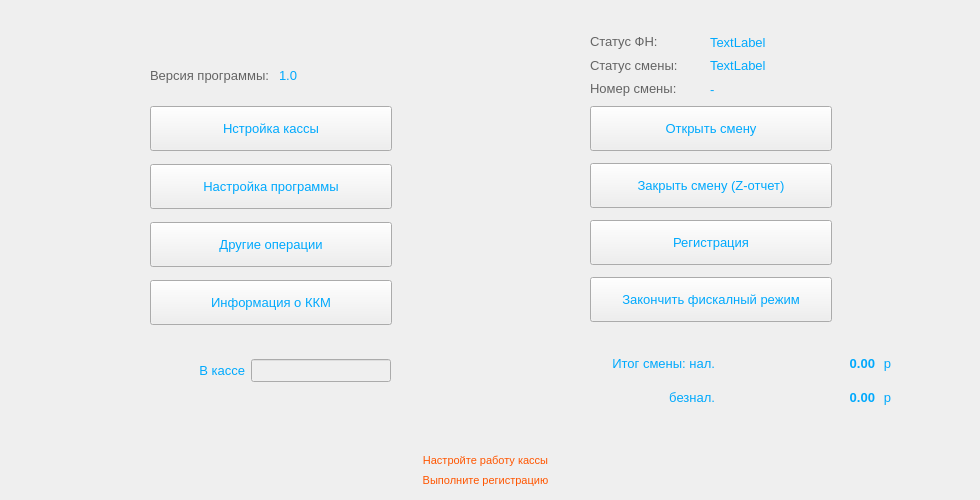
    <widget class="QWidget" name="kkm">
     <attribute name="title">
      <string>ККМ</string>
     </attribute>
     <widget class="QWidget" name="verticalLayoutWidget">
      <property name="geometry">
       <rect>
        <x>150</x>
        <y>100</y>
        <width>242</width>
        <height>231</height>
       </rect>
      </property>
      <layout class="QVBoxLayout" name="verticalLayout" stretch="0,0,0,0">
       <property name="spacing">
        <number>7</number>
       </property>
       <property name="sizeConstraint">
        <enum>QLayout::SetDefaultConstraint</enum>
       </property>
       <property name="topMargin">
        <number>0</number>
       </property>
       <property name="rightMargin">
        <number>0</number>
       </property>
       <property name="bottomMargin">
        <number>0</number>
       </property>
       <item>
        <widget class="QPushButton" name="setting_kkm">
         <property name="enabled">
          <bool>true</bool>
         </property>
         <property name="minimumSize">
          <size>
           <width>240</width>
           <height>45</height>
          </size>
         </property>
         <property name="font">
          <font>
           <pointsize>10</pointsize>
          </font>
         </property>
         <property name="styleSheet">
          <string notr="true">color :rgb(0, 169, 253)</string>
         </property>
         <property name="text">
          <string>Нстройка кассы</string>
         </property>
        </widget>
       </item>
       <item>
        <widget class="QPushButton" name="setting_prog">
         <property name="minimumSize">
          <size>
           <width>240</width>
           <height>45</height>
          </size>
         </property>
         <property name="font">
          <font>
           <pointsize>10</pointsize>
          </font>
         </property>
         <property name="styleSheet">
          <string notr="true">color :rgb(0, 169, 253)</string>
         </property>
         <property name="text">
          <string>Настройка программы</string>
         </property>
        </widget>
       </item>
       <item>
        <widget class="QPushButton" name="other_commands">
         <property name="minimumSize">
          <size>
           <width>240</width>
           <height>45</height>
          </size>
         </property>
         <property name="font">
          <font>
           <pointsize>10</pointsize>
          </font>
         </property>
         <property name="styleSheet">
          <string notr="true">color :rgb(0, 169, 253)</string>
         </property>
         <property name="text">
          <string>Другие операции</string>
         </property>
        </widget>
       </item>
       <item>
        <widget class="QPushButton" name="info">
         <property name="minimumSize">
          <size>
           <width>240</width>
           <height>45</height>
          </size>
         </property>
         <property name="font">
          <font>
           <pointsize>10</pointsize>
          </font>
         </property>
         <property name="styleSheet">
          <string notr="true">color :rgb(0, 169, 253)</string>
         </property>
         <property name="text">
          <string>Информация о ККМ</string>
         </property>
        </widget>
       </item>
      </layout>
     </widget>
     <widget class="QWidget" name="verticalLayoutWidget_2">
      <property name="geometry">
       <rect>
        <x>590</x>
        <y>100</y>
        <width>242</width>
        <height>231</height>
       </rect>
      </property>
      <layout class="QVBoxLayout" name="verticalLayout_2">
       <item>
        <widget class="QPushButton" name="open_shift">
         <property name="minimumSize">
          <size>
           <width>240</width>
           <height>45</height>
          </size>
         </property>
         <property name="font">
          <font>
           <pointsize>10</pointsize>
          </font>
         </property>
         <property name="styleSheet">
          <string notr="true">color :rgb(0, 169, 253)</string>
         </property>
         <property name="text">
          <string>Открыть смену</string>
         </property>
        </widget>
       </item>
       <item>
        <widget class="QPushButton" name="close_shift">
         <property name="minimumSize">
          <size>
           <width>240</width>
           <height>45</height>
          </size>
         </property>
         <property name="font">
          <font>
           <pointsize>10</pointsize>
          </font>
         </property>
         <property name="styleSheet">
          <string notr="true">color :rgb(0, 169, 253)</string>
         </property>
         <property name="text">
          <string>Закрыть смену (Z-отчет)</string>
         </property>
        </widget>
       </item>
       <item>
        <widget class="QPushButton" name="buttonFiscal">
         <property name="minimumSize">
          <size>
           <width>240</width>
           <height>45</height>
          </size>
         </property>
         <property name="font">
          <font>
           <pointsize>10</pointsize>
          </font>
         </property>
         <property name="styleSheet">
          <string notr="true">color :rgb(0, 169, 253)</string>
         </property>
         <property name="text">
          <string>Регистрация</string>
         </property>
        </widget>
       </item>
       <item>
        <widget class="QPushButton" name="buttonFiscalEnd">
         <property name="minimumSize">
          <size>
           <width>240</width>
           <height>45</height>
          </size>
         </property>
         <property name="font">
          <font>
           <pointsize>10</pointsize>
          </font>
         </property>
         <property name="styleSheet">
          <string notr="true">color :rgb(0, 169, 253)</string>
         </property>
         <property name="text">
          <string>Закончить фискалный режим</string>
         </property>
        </widget>
       </item>
      </layout>
     </widget>
     <widget class="QWidget" name="horizontalLayoutWidget">
      <property name="geometry">
       <rect>
        <x>150</x>
        <y>350</y>
        <width>241</width>
        <height>41</height>
       </rect>
      </property>
      <layout class="QHBoxLayout" name="horizontalLayout">
       <item>
        <widget class="QLabel" name="label_summ">
         <property name="font">
          <font>
           <pointsize>10</pointsize>
          </font>
         </property>
         <property name="styleSheet">
          <string notr="true">color :rgb(0, 169, 253)</string>
         </property>
         <property name="text">
          <string>&lt;html&gt;&lt;head/&gt;&lt;body&gt;&lt;p align=&quot;right&quot;&gt;В кассе&lt;/p&gt;&lt;/body&gt;&lt;/html&gt;</string>
         </property>
        </widget>
       </item>
       <item>
        <widget class="QLineEdit" name="line_summ">
         <property name="enabled">
          <bool>false</bool>
         </property>
         <property name="maximumSize">
          <size>
           <width>140</width>
           <height>16777215</height>
          </size>
         </property>
         <property name="font">
          <font>
           <pointsize>10</pointsize>
           <weight>75</weight>
           <bold>true</bold>
          </font>
         </property>
         <property name="layoutDirection">
          <enum>Qt::LeftToRight</enum>
         </property>
         <property name="styleSheet">
          <string notr="true">color :rgb(0, 169, 253)</string>
         </property>
         <property name="inputMask">
          <string/>
         </property>
         <property name="alignment">
          <set>Qt::AlignRight|Qt::AlignTrailing|Qt::AlignVCenter</set>
         </property>
        </widget>
       </item>
      </layout>
     </widget>
     <widget class="QWidget" name="horizontalLayoutWidget_3">
      <property name="geometry">
       <rect>
        <x>560</x>
        <y>350</y>
        <width>331</width>
        <height>61</height>
       </rect>
      </property>
      <layout class="QHBoxLayout" name="horizontalLayout_3">
       <item>
        <layout class="QVBoxLayout" name="verticalLayout_6">
         <item>
          <widget class="QLabel" name="itog_smen">
           <property name="styleSheet">
            <string notr="true">color :rgb(0, 169, 253);font-size :10</string>
           </property>
           <property name="text">
            <string>&lt;html&gt;&lt;head/&gt;&lt;body&gt;&lt;p align=&quot;right&quot;&gt;&lt;span style=&quot; font-size:10pt;&quot;&gt;Итог смены: нал.&lt;/span&gt;&lt;/p&gt;&lt;/body&gt;&lt;/html&gt;</string>
           </property>
          </widget>
         </item>
         <item>
          <widget class="QLabel" name="beznal">
           <property name="styleSheet">
            <string notr="true">color :rgb(0, 169, 253);font-size :10</string>
           </property>
           <property name="text">
            <string>&lt;html&gt;&lt;head/&gt;&lt;body&gt;&lt;p align=&quot;right&quot;&gt;&lt;span style=&quot; font-size:10pt;&quot;&gt;безнал.&lt;/span&gt;&lt;/p&gt;&lt;/body&gt;&lt;/html&gt;</string>
           </property>
          </widget>
         </item>
        </layout>
       </item>
       <item>
        <layout class="QVBoxLayout" name="verticalLayout_9">
         <item>
          <widget class="QLabel" name="val_sum_nal">
           <property name="minimumSize">
            <size>
             <width>100</width>
             <height>0</height>
            </size>
           </property>
           <property name="maximumSize">
            <size>
             <width>155555</width>
             <height>16777215</height>
            </size>
           </property>
           <property name="font">
            <font>
             <pointsize>10</pointsize>
            </font>
           </property>
           <property name="styleSheet">
            <string notr="true">color :rgb(0, 169, 253);font-size :10</string>
           </property>
           <property name="text">
            <string>&lt;html&gt;&lt;head/&gt;&lt;body&gt;&lt;p align=&quot;right&quot;&gt;&lt;span style=&quot; font-size:10pt; font-weight:600;&quot;&gt;0.00&lt;/span&gt;&lt;/p&gt;&lt;/body&gt;&lt;/html&gt;</string>
           </property>
           <property name="alignment">
            <set>Qt::AlignRight|Qt::AlignTrailing|Qt::AlignVCenter</set>
           </property>
          </widget>
         </item>
         <item>
          <widget class="QLabel" name="val_sum_beznal">
           <property name="minimumSize">
            <size>
             <width>110</width>
             <height>0</height>
            </size>
           </property>
           <property name="font">
            <font>
             <pointsize>10</pointsize>
            </font>
           </property>
           <property name="styleSheet">
            <string notr="true">color :rgb(0, 169, 253);font-size :10</string>
           </property>
           <property name="text">
            <string>&lt;html&gt;&lt;head/&gt;&lt;body&gt;&lt;p align=&quot;right&quot;&gt;&lt;span style=&quot; font-size:10pt; font-weight:600;&quot;&gt;0.00&lt;/span&gt;&lt;/p&gt;&lt;/body&gt;&lt;/html&gt;</string>
           </property>
           <property name="alignment">
            <set>Qt::AlignRight|Qt::AlignTrailing|Qt::AlignVCenter</set>
           </property>
          </widget>
         </item>
        </layout>
       </item>
       <item>
        <layout class="QVBoxLayout" name="verticalLayout_10">
         <property name="spacing">
          <number>8</number>
         </property>
         <item>
          <widget class="QLabel" name="label_rub_2">
           <property name="maximumSize">
            <size>
             <width>10</width>
             <height>16777215</height>
            </size>
           </property>
           <property name="styleSheet">
            <string notr="true">color :rgb(0, 169, 253);font-size :10</string>
           </property>
           <property name="text">
            <string>&lt;html&gt;&lt;head/&gt;&lt;body&gt;&lt;p align=&quot;right&quot;&gt;&lt;span style=&quot; font-size:10pt;&quot;&gt;р&lt;/span&gt;&lt;/p&gt;&lt;/body&gt;&lt;/html&gt;</string>
           </property>
          </widget>
         </item>
         <item>
          <widget class="QLabel" name="label_rub">
           <property name="maximumSize">
            <size>
             <width>10</width>
             <height>16777215</height>
            </size>
           </property>
           <property name="styleSheet">
            <string notr="true">color :rgb(0, 169, 253);font-size :10</string>
           </property>
           <property name="text">
            <string>&lt;html&gt;&lt;head/&gt;&lt;body&gt;&lt;p align=&quot;right&quot;&gt;&lt;span style=&quot; font-size:10pt;&quot;&gt;р&lt;/span&gt;&lt;/p&gt;&lt;/body&gt;&lt;/html&gt;</string>
           </property>
          </widget>
         </item>
        </layout>
       </item>
      </layout>
     </widget>
     <widget class="QWidget" name="horizontalLayoutWidget_4">
      <property name="geometry">
       <rect>
        <x>150</x>
        <y>60</y>
        <width>211</width>
        <height>31</height>
       </rect>
      </property>
      <layout class="QHBoxLayout" name="horizontalLayout_4">
       <item>
        <widget class="QLabel" name="version_prog">
         <property name="styleSheet">
          <string notr="true">color :rgb(100, 100, 100);font-size :10</string>
         </property>
         <property name="text">
          <string>&lt;html&gt;&lt;head/&gt;&lt;body&gt;&lt;p&gt;&lt;span style=&quot; font-size:10pt;&quot;&gt;Версия программы: &lt;/span&gt;&lt;/p&gt;&lt;/body&gt;&lt;/html&gt;</string>
         </property>
        </widget>
       </item>
       <item>
        <widget class="QLabel" name="version">
         <property name="font">
          <font>
           <pointsize>10</pointsize>
          </font>
         </property>
         <property name="styleSheet">
          <string notr="true">color :rgb(0, 169, 253)</string>
         </property>
         <property name="text">
          <string>1.0</string>
         </property>
        </widget>
       </item>
      </layout>
     </widget>
     <widget class="QLabel" name="label_acceess">
      <property name="geometry">
       <rect>
        <x>0</x>
        <y>470</y>
        <width>971</width>
        <height>21</height>
       </rect>
      </property>
      <property name="font">
       <font>
        <pointsize>8</pointsize>
       </font>
      </property>
      <property name="styleSheet">
       <string notr="true">color :rgb(255, 85, 0)</string>
      </property>
      <property name="text">
       <string>Выполните регистрацию</string>
      </property>
      <property name="alignment">
       <set>Qt::AlignCenter</set>
      </property>
     </widget>
     <widget class="QLabel" name="label_setSetting">
      <property name="geometry">
       <rect>
        <x>0</x>
        <y>450</y>
        <width>971</width>
        <height>21</height>
       </rect>
      </property>
      <property name="font">
       <font>
        <pointsize>8</pointsize>
       </font>
      </property>
      <property name="styleSheet">
       <string notr="true">color :rgb(255, 85, 0)</string>
      </property>
      <property name="text">
       <string>Настройте работу кассы</string>
      </property>
      <property name="alignment">
       <set>Qt::AlignCenter</set>
      </property>
     </widget>
     <widget class="QWidget" name="verticalLayoutWidget_4">
      <property name="geometry">
       <rect>
        <x>590</x>
        <y>30</y>
        <width>323</width>
        <height>71</height>
       </rect>
      </property>
      <layout class="QVBoxLayout" name="verticalLayout_13">
       <property name="spacing">
        <number>0</number>
       </property>
       <property name="topMargin">
        <number>0</number>
       </property>
       <item>
        <layout class="QHBoxLayout" name="horizontalLayout_7">
         <item>
          <widget class="QLabel" name="st_fn">
           <property name="minimumSize">
            <size>
             <width>112</width>
             <height>0</height>
            </size>
           </property>
           <property name="maximumSize">
            <size>
             <width>120</width>
             <height>16777215</height>
            </size>
           </property>
           <property name="font">
            <font>
             <pointsize>10</pointsize>
            </font>
           </property>
           <property name="styleSheet">
            <string notr="true">color :rgb(100, 100, 100);font-size :10</string>
           </property>
           <property name="text">
            <string>&lt;html&gt;&lt;head/&gt;&lt;body&gt;&lt;p&gt;Статус ФН:&lt;/p&gt;&lt;/body&gt;&lt;/html&gt;</string>
           </property>
          </widget>
         </item>
         <item>
          <widget class="QLabel" name="is_fiscal">
           <property name="minimumSize">
            <size>
             <width>200</width>
             <height>0</height>
            </size>
           </property>
           <property name="font">
            <font>
             <pointsize>10</pointsize>
            </font>
           </property>
           <property name="styleSheet">
            <string notr="true">color :rgb(0, 169, 253)</string>
           </property>
           <property name="text">
            <string>TextLabel</string>
           </property>
          </widget>
         </item>
        </layout>
       </item>
       <item>
        <layout class="QHBoxLayout" name="horizontalLayout_5">
         <item>
          <widget class="QLabel" name="smena">
           <property name="minimumSize">
            <size>
             <width>112</width>
             <height>0</height>
            </size>
           </property>
           <property name="maximumSize">
            <size>
             <width>120</width>
             <height>16777215</height>
            </size>
           </property>
           <property name="font">
            <font>
             <pointsize>10</pointsize>
            </font>
           </property>
           <property name="styleSheet">
            <string notr="true">color :rgb(100, 100, 100);font-size :10</string>
           </property>
           <property name="text">
            <string>&lt;html&gt;&lt;head/&gt;&lt;body&gt;&lt;p&gt;Статус смены:&lt;/p&gt;&lt;/body&gt;&lt;/html&gt;</string>
           </property>
          </widget>
         </item>
         <item>
          <widget class="QLabel" name="is_open">
           <property name="minimumSize">
            <size>
             <width>200</width>
             <height>0</height>
            </size>
           </property>
           <property name="font">
            <font>
             <pointsize>10</pointsize>
            </font>
           </property>
           <property name="styleSheet">
            <string notr="true">color :rgb(0, 169, 253)</string>
           </property>
           <property name="text">
            <string>TextLabel</string>
           </property>
          </widget>
         </item>
        </layout>
       </item>
       <item>
        <layout class="QHBoxLayout" name="horizontalLayout_11">
         <item>
          <widget class="QLabel" name="label_shift">
           <property name="minimumSize">
            <size>
             <width>112</width>
             <height>0</height>
            </size>
           </property>
           <property name="maximumSize">
            <size>
             <width>120</width>
             <height>16777215</height>
            </size>
           </property>
           <property name="font">
            <font>
             <pointsize>10</pointsize>
            </font>
           </property>
           <property name="styleSheet">
            <string notr="true">color :rgb(100, 100, 100);font-size :10</string>
           </property>
           <property name="text">
            <string>&lt;html&gt;&lt;head/&gt;&lt;body&gt;&lt;p&gt;Номер смены:&lt;/p&gt;&lt;/body&gt;&lt;/html&gt;</string>
           </property>
          </widget>
         </item>
         <item>
          <widget class="QLabel" name="shiftNumber">
           <property name="minimumSize">
            <size>
             <width>200</width>
             <height>0</height>
            </size>
           </property>
           <property name="font">
            <font>
             <pointsize>10</pointsize>
            </font>
           </property>
           <property name="styleSheet">
            <string notr="true">color :rgb(0, 169, 253)</string>
           </property>
           <property name="text">
            <string>-</string>
           </property>
          </widget>
         </item>
        </layout>
       </item>
      </layout>
     </widget>
    </widget>
